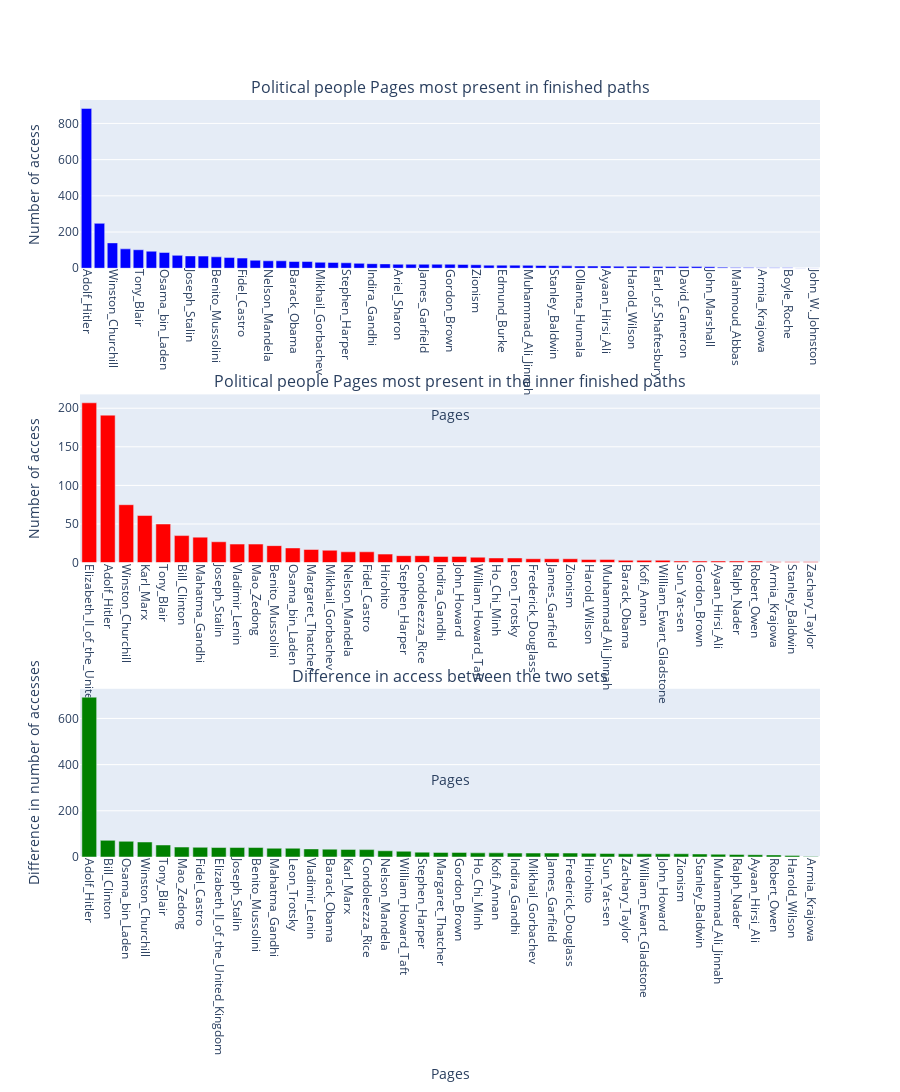

Source (notebook cell):
### Code cell
# full path
pages_fin = list(hubs_political_people_fin.keys())
counts_fin = list(hubs_political_people_fin.values())

# internal path
pages2_fin = list(hubs_political_people_internal_fin.keys())
counts2_fin = list(hubs_political_people_internal_fin.values())

# difference between the two sets 
common_keys_fin = set(hubs_political_people_fin.keys()) & set(hubs_political_people_internal_fin.keys())
diff_items_fin = {key: hubs_political_people_fin[key] - hubs_political_people_internal_fin[key] for key in common_keys_fin}
diff_items_fin = dict(sorted(diff_items_fin.items(), key=lambda item: item[1], reverse=True))
diff_values_fin = list(diff_items_fin.values())
median_diff_fin = np.median(diff_values_fin)

fig = make_subplots(rows=3, cols=1, subplot_titles=(
    'Political people Pages most present in finished paths',
    'Political people Pages most present in the inner finished paths',
    'Difference in access between the two sets'
))
fig.add_trace(go.Bar(x=pages_fin, y=counts_fin, marker=dict(color='blue'), name='Number of access',
                     hovertemplate='Number of access: %{y}<extra></extra>'), row=1, col=1)
fig.add_trace(go.Bar(x=pages2_fin, y=counts2_fin, marker=dict(color='red'), name='Number of access',
                     hovertemplate='Number of access: %{y}<extra></extra>'), row=2, col=1)
fig.add_trace(go.Bar(x=list(diff_items_fin.keys()), y=list(diff_items_fin.values()), marker=dict(color='green'),
                     name='Difference in access',
                     hovertemplate='Difference in access: %{y}<extra></extra>'), row=3, col=1)
fig.update_layout(
    height=2000,
    width=900,
    showlegend=False  
)

fig.update_xaxes(title_text='Pages', row=1, col=1)
fig.update_xaxes(title_text='Pages', row=2, col=1)
fig.update_xaxes(title_text='Pages', row=3, col=1)
fig.update_yaxes(title_text='Number of access', row=1, col=1)
fig.update_yaxes(title_text='Number of access', row=2, col=1)
fig.update_yaxes(title_text='Difference in number of accesses', row=3, col=1)
fig.update_xaxes(tickangle=90, tickmode='array', row=1, col=1)
fig.update_xaxes(tickangle=90, tickmode='array', row=2, col=1)
fig.update_xaxes(tickangle=90, tickmode='array', row=3, col=1)
fig.show()

print('Median difference between the full path and the inner path for the finished paths: ', median_diff_fin)

### Figure 1 — Plotly figure (JSON) as saved in the notebook; plotly's stock layout.template omitted (floating-point values rounded to 4 significant figures)
{"data": [{"hovertemplate": "Number of access: %{y}<extra></extra>", "marker": {"color": "blue"}, "name": "Number of access", "type": "bar", "x": ["Adolf_Hitler", "Elizabeth_II_of_the_United_Kingdom", "Winston_Churchill", "Bill_Clinton", "Tony_Blair", "Karl_Marx", "Osama_bin_Laden", "Mahatma_Gandhi", "Joseph_Stalin", "Mao_Zedong", "Benito_Mussolini", "Vladimir_Lenin", "Fidel_Castro", "Leon_Trotsky", "Nelson_Mandela", "Condoleezza_Rice", "Barack_Obama", "Margaret_Thatcher", "Mikhail_Gorbachev", "William_Howard_Taft", "Stephen_Harper", "Hirohito", "Indira_Gandhi", "Ho_Chi_Minh", "Ariel_Sharon", "John_Howard", "James_Garfield", "Frederick_Douglass", "Gordon_Brown", "Kofi_Annan", "Zionism", "William_Ewart_Gladstone", "Edmund_Burke", "Sun_Yat-sen", "Muhammad_Ali_Jinnah", "Zachary_Taylor", "Stanley_Baldwin", "Ralph_Nader", "Ollanta_Humala", "Margaret_Sanger", "Ayaan_Hirsi_Ali", "Harold_Macmillan", "Harold_Wilson", "Robert_Owen", "Earl_of_Shaftesbury", "James_Callaghan", "David_Cameron", "William_Pitt_the_Younger", "John_Marshall", "Andrew_Dickson_White", "Mahmoud_Abbas", "Elizabeth_Fry", "Armia_Krajowa", "Daniel_Ellsberg", "Boyle_Roche", "David_Heymann", "John_W._Johnston"], "xaxis": "x", "y": [883, 248, 140, 107, 102, 94, 87, 71, 68, 67, 63, 59, 56, 44, 41, 41, 37, 37, 33, 32, 30, 27, 25, 24, 22, 22, 22, 22, 22, 21, 19, 17, 17, 17, 16, 15, 14, 13, 12, 12, 12, 11, 11, 11, 10, 9, 9, 9, 8, 6, 4, 4, 3, 3, 2, 1, 1], "yaxis": "y"}, {"hovertemplate": "Number of access: %{y}<extra></extra>", "marker": {"color": "red"}, "name": "Number of access", "type": "bar", "x": ["Elizabeth_II_of_the_United_Kingdom", "Adolf_Hitler", "Winston_Churchill", "Karl_Marx", "Tony_Blair", "Bill_Clinton", "Mahatma_Gandhi", "Joseph_Stalin", "Vladimir_Lenin", "Mao_Zedong", "Benito_Mussolini", "Osama_bin_Laden", "Margaret_Thatcher", "Mikhail_Gorbachev", "Nelson_Mandela", "Fidel_Castro", "Hirohito", "Stephen_Harper", "Condoleezza_Rice", "Indira_Gandhi", "John_Howard", "William_Howard_Taft", "Ho_Chi_Minh", "Leon_Trotsky", "Frederick_Douglass", "James_Garfield", "Zionism", "Harold_Wilson", "Muhammad_Ali_Jinnah", "Barack_Obama", "Kofi_Annan", "William_Ewart_Gladstone", "Sun_Yat-sen", "Gordon_Brown", "Ayaan_Hirsi_Ali", "Ralph_Nader", "Robert_Owen", "Armia_Krajowa", "Stanley_Baldwin", "Zachary_Taylor"], "xaxis": "x2", "y": [207, 191, 75, 61, 50, 35, 33, 27, 24, 24, 22, 19, 17, 16, 14, 14, 11, 9, 9, 8, 8, 7, 6, 6, 5, 5, 5, 4, 4, 3, 3, 3, 2, 2, 2, 2, 2, 1, 1, 1], "yaxis": "y2"}, {"hovertemplate": "Difference in access: %{y}<extra></extra>", "marker": {"color": "green"}, "name": "Difference in access", "type": "bar", "x": ["Adolf_Hitler", "Bill_Clinton", "Osama_bin_Laden", "Winston_Churchill", "Tony_Blair", "Mao_Zedong", "Fidel_Castro", "Elizabeth_II_of_the_United_Kingdom", "Joseph_Stalin", "Benito_Mussolini", "Mahatma_Gandhi", "Leon_Trotsky", "Vladimir_Lenin", "Barack_Obama", "Karl_Marx", "Condoleezza_Rice", "Nelson_Mandela", "William_Howard_Taft", "Stephen_Harper", "Margaret_Thatcher", "Gordon_Brown", "Ho_Chi_Minh", "Kofi_Annan", "Indira_Gandhi", "Mikhail_Gorbachev", "James_Garfield", "Frederick_Douglass", "Hirohito", "Sun_Yat-sen", "Zachary_Taylor", "William_Ewart_Gladstone", "John_Howard", "Zionism", "Stanley_Baldwin", "Muhammad_Ali_Jinnah", "Ralph_Nader", "Ayaan_Hirsi_Ali", "Robert_Owen", "Harold_Wilson", "Armia_Krajowa"], "xaxis": "x3", "y": [692, 72, 68, 65, 52, 43, 42, 41, 41, 41, 38, 38, 35, 34, 33, 32, 27, 25, 21, 20, 20, 18, 18, 17, 17, 17, 17, 16, 15, 14, 14, 14, 14, 13, 12, 11, 10, 9, 7, 2], "yaxis": "y3"}], "layout": {"annotations": [{"font": {"size": 16}, "showarrow": false, "text": "Political people Pages most present in finished paths", "x": 0.5, "xanchor": "center", "xref": "paper", "y": 1, "yanchor": "bottom", "yref": "paper"}, {"font": {"size": 16}, "showarrow": false, "text": "Political people Pages most present in the inner finished paths", "x": 0.5, "xanchor": "center", "xref": "paper", "y": 0.6111, "yanchor": "bottom", "yref": "paper"}, {"font": {"size": 16}, "showarrow": false, "text": "Difference in access between the two sets", "x": 0.5, "xanchor": "center", "xref": "paper", "y": 0.2222, "yanchor": "bottom", "yref": "paper"}], "height": 2000, "showlegend": false, "width": 900, "xaxis": {"anchor": "y", "domain": [0, 1], "tickangle": 90, "tickmode": "array", "title": {"text": "Pages"}}, "xaxis2": {"anchor": "y2", "domain": [0, 1], "tickangle": 90, "tickmode": "array", "title": {"text": "Pages"}}, "xaxis3": {"anchor": "y3", "domain": [0, 1], "tickangle": 90, "tickmode": "array", "title": {"text": "Pages"}}, "yaxis": {"anchor": "x", "domain": [0.7778, 1], "title": {"text": "Number of access"}}, "yaxis2": {"anchor": "x2", "domain": [0.3889, 0.6111], "title": {"text": "Number of access"}}, "yaxis3": {"anchor": "x3", "domain": [0, 0.2222], "title": {"text": "Difference in number of accesses"}}}}
